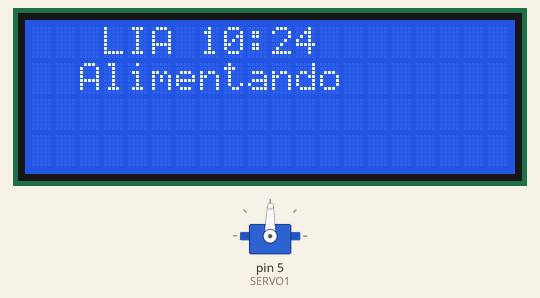
Simulated run of this sketch. Board: Arduino Uno, built with avr-gcc and run on an emulated ATmega328P. On the bench: 20×4 character LCD, servo. The local clock reads 2024-03-15 10:24:30 at power-on unless the sketch sets it.

Above: at 0.4 s.
At 3.5 s:
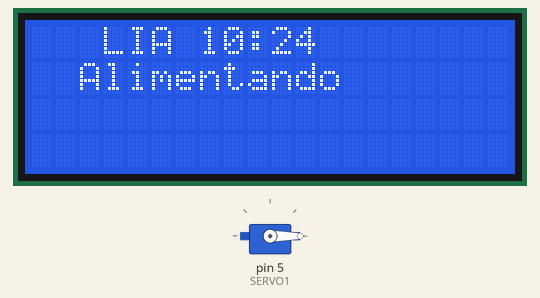
At 6.5 s:
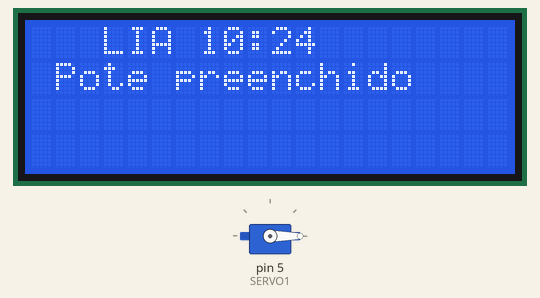
At 30.8 s:
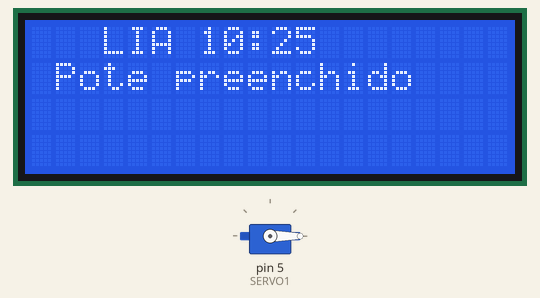
Timing chart, 0 to 32.3 s (numbered marks = the images above):
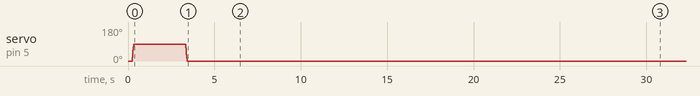

The sketch:

dispenser.ino
```cpp
#include <Wire.h>
#include <RTClib.h>
#include <LiquidCrystal_I2C.h>
#include <Servo.h>
#include <Ultrasonic.h>

#define SERVO1 5
#define ledOn 2

LiquidCrystal_I2C lcd(0x27, 20, 4);     // Initialize the LCD with address 0x27, 20 columns e 4 lines
RTC_DS1307 rtc;                         // Object to manipulate the RTC
Servo s;                                // Object to manipulate the servo

int servoPos;                           // Position from servo
bool servoExec = false;                 // Flag to indicate if the servo was triggered
char daysOfTheWeek[7][12] = {"Domingo", "Segunda", "Terça", "Quarta", "Quinta", "Sexta", "Sábado"};

void setup() {
  Serial.begin(9600);                   // Initialize the serial communication

  if (!rtc.isrunning()) {               // If rtc isn't running, adjust now time
    rtc.adjust(DateTime(F(__DATE__), F(__TIME__)));
  }

  delay(100);

  lcd.init();                           // Initialize the LCD
  lcd.backlight();                      // Turn on the backlight from LDC
  s.attach(SERVO1);                     // Attach the servo motor to the corresponding pin
  s.write(0);                           // Define the initial pos from servo1
}

void loop() {
  DateTime now = rtc.now();             // Catch now date from RTC

  lcd.clear();
  lcd.setCursor(3, 0);
  lcd.print("LIA - ");
  lcd.setCursor(7, 0);
  lcd.print(now.hour());
  lcd.setCursor(9, 0);
  lcd.print(":");
  lcd.setCursor(10, 0);
  lcd.print(now.minute());

  lcd.setCursor(1, 1);
  lcd.print("Pote preenchido");

  // Verify if is hour to feed and if the servoExec is true
  if (!servoExec && (now.hour() == 10 || now.hour() == 15)) {
    servoExec = true;

    // Update the LCD
    lcd.clear();
    lcd.setCursor(3, 0);
    lcd.print("LIA - ");
    lcd.setCursor(7, 0);
    lcd.print(now.hour());
    lcd.setCursor(9, 0);
    lcd.print(":");
    lcd.setCursor(10, 0);
    lcd.print(now.minute());
    lcd.setCursor(2, 1);
    lcd.print("Alimentando");

    feeding();
  }

  // If the time is different from the feeding time, reset the servo flag
  if (now.hour() != 10 && now.hour() != 15) {
    servoExec = false;
  }

  delay(3000);  // Wait 3 seconds before the next iteration
}

// Function to open the servo
void feeding(){
  // Open the servo
  for (servoPos = 0; servoPos < 90; servoPos++) {
    s.write(servoPos);
    delay(1);
  }

  delay(3000);  // Wait 3 seconds

  // Close the servo
  for (servoPos = 90; servoPos >= 0; servoPos--) {
    s.write(servoPos);
    delay(1);
  }
}
```

Measured:
- by itself, servo on pin 5 (SERVO1): rises from 0° to 90° in 3.1 s, then falls to 0° in 0.10 s
- what the display in image 0 shows lasts 6.2 s, from 0.3 s to 6.5 s
- what the display in image 2 shows lasts 24.2 s, from 6.5 s to 30.7 s
